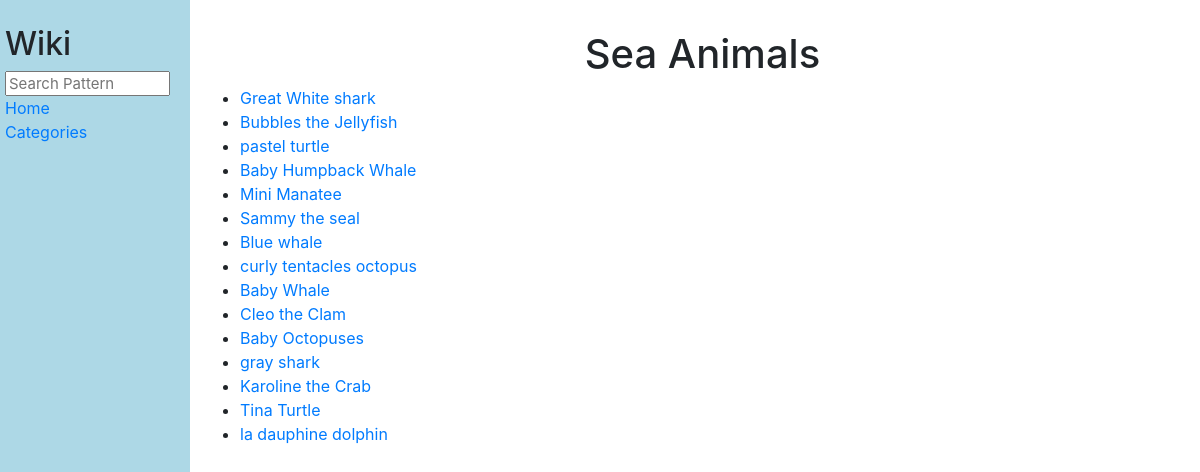
/patterns/categories/4, run on the app's committed database.
### patterns/models.py (models this page shows, shortened)
class Category(models.Model):
    cate = models.CharField(max_length=255)

class PatternTable(models.Model):
    name = models.CharField(max_length=255, unique=True)
    link = models.TextField()
    description = models.TextField()
    category = models.ForeignKey(Category, on_delete=models.CASCADE, related_name="patterns_incategory")

### patterns/views.py (the view)
# urls.py: path("categories/<int:cate_id>", views.category, name="category")
def category(request,cate_id):
    c = Category.objects.get(id = cate_id)
    all_patterns = c.patterns_incategory.all()
    return render(request, "patterns/category.html", {"all_patterns": all_patterns, "c":c})

### patterns/templates/patterns/category.html
{% extends "patterns/layout.html" %}
{% block body %}
<h1> {{c.cate}}</h1>
<ul>
    {% for p in all_patterns %}
    <li>         <a href = "{% url 'pattern' p.id %}">{{p.name}}</a> </li>
    {% endfor %}
</ul>
{% endblock %}

### patterns/static/patterns/styles.css (style rules this page uses)
body { margin: 0; background-color: white; }
h1 { margin-top: 0px; padding-top: 20px; }

### patterns/templates/patterns/layout.html (style rules this page uses)
h1 { text-align: center }

### data on the page
Category: cate "Sea Animals"
PatternTable: name "Great White shark"
PatternTable: name "Bubbles the Jellyfish"
PatternTable: name "pastel turtle"
PatternTable: name "Baby Humpback Whale"
PatternTable: name "Mini Manatee"
PatternTable: name "Sammy the seal"
PatternTable: name "Blue whale"
PatternTable: name "curly tentacles octopus"
PatternTable: name "Baby Whale"
PatternTable: name "Cleo the Clam"
PatternTable: name "Baby Octopuses"
PatternTable: name "gray shark"
PatternTable: name "Karoline the Crab"
PatternTable: name "Tina Turtle"
PatternTable: name "la dauphine dolphin"
